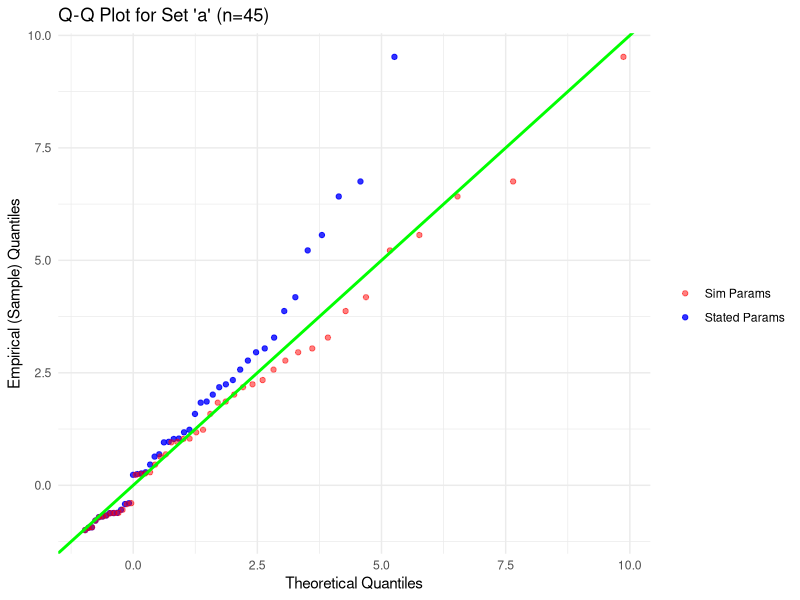
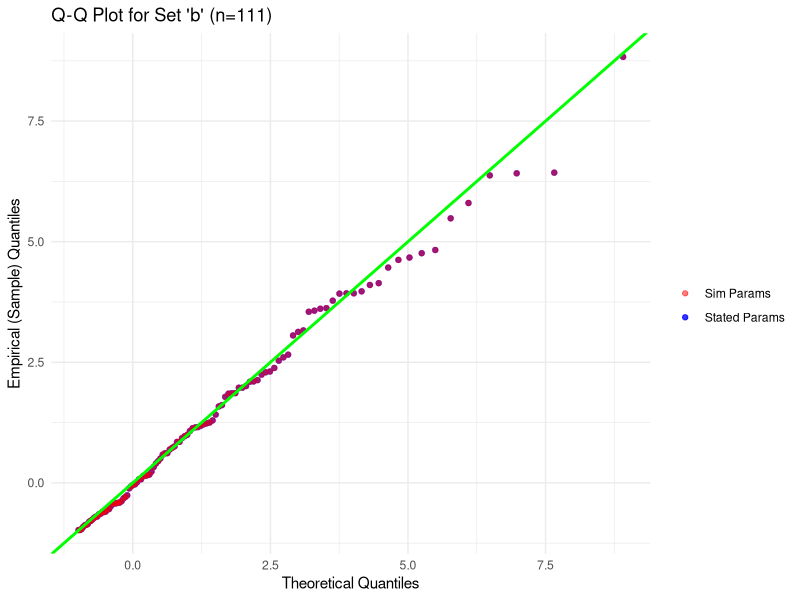
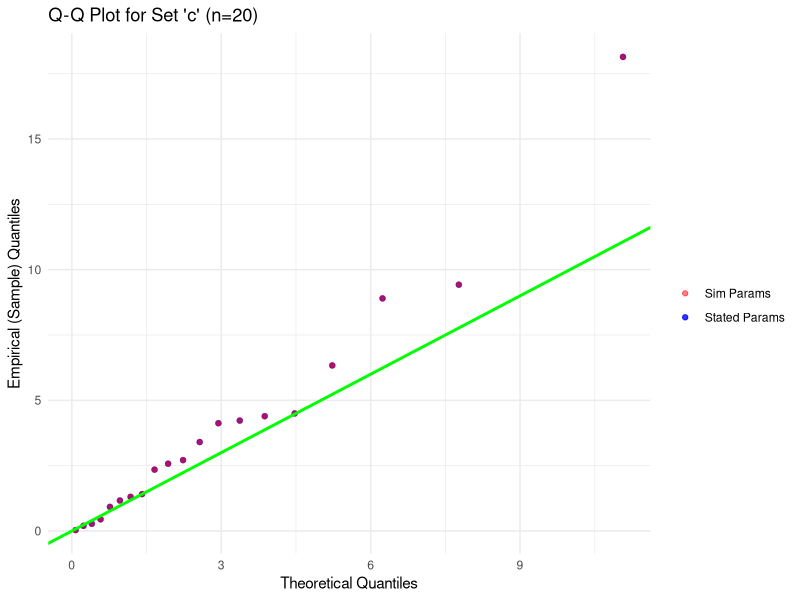
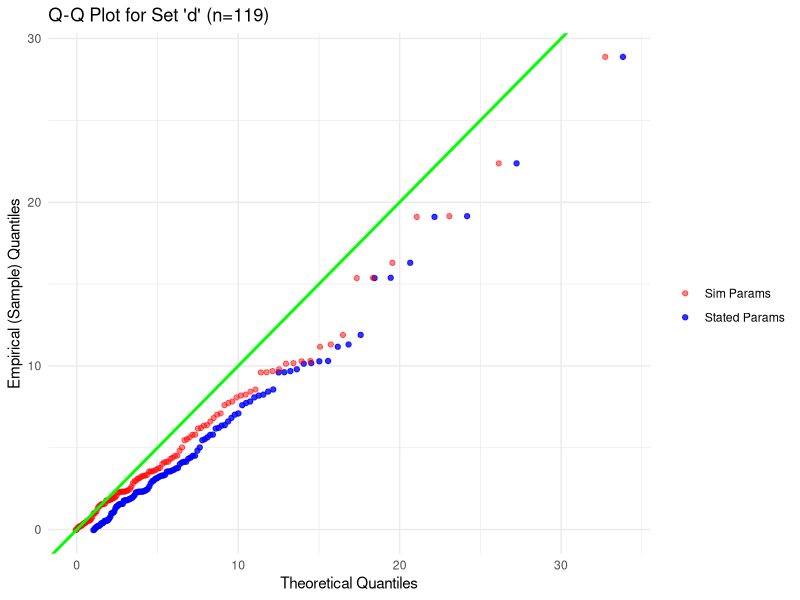
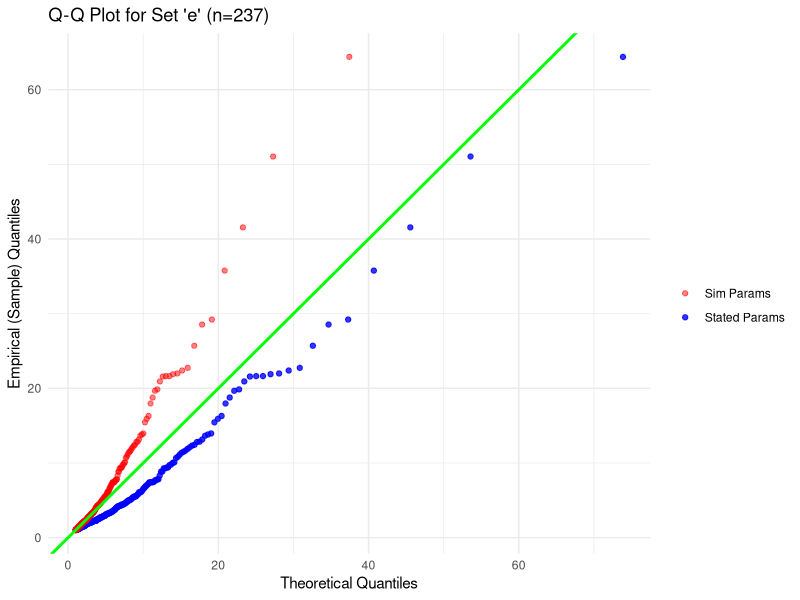
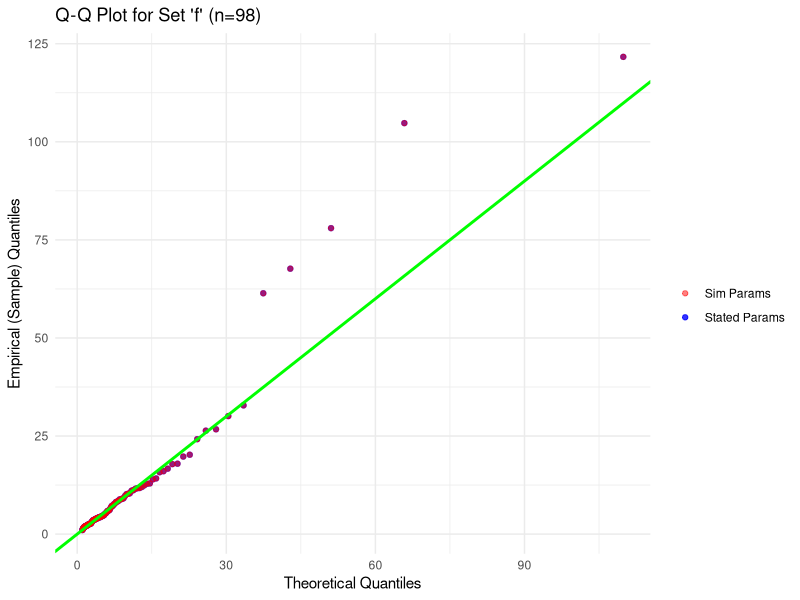
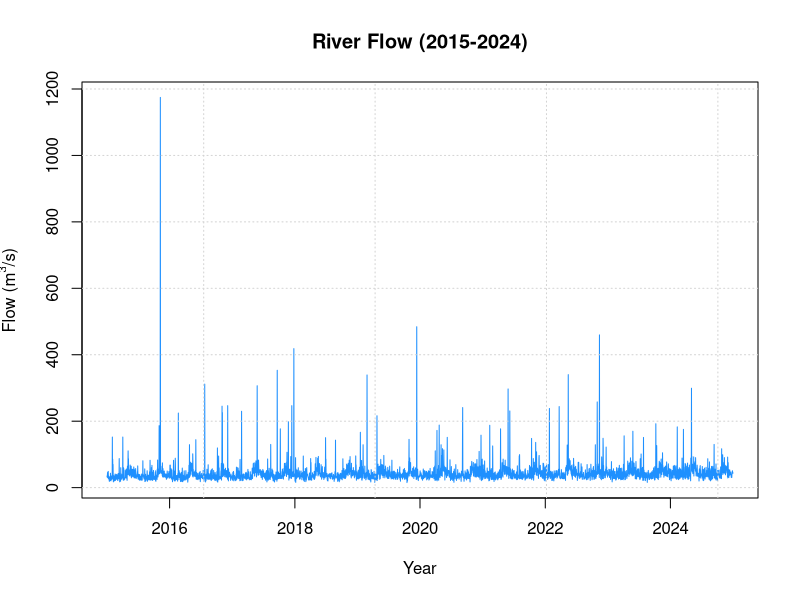
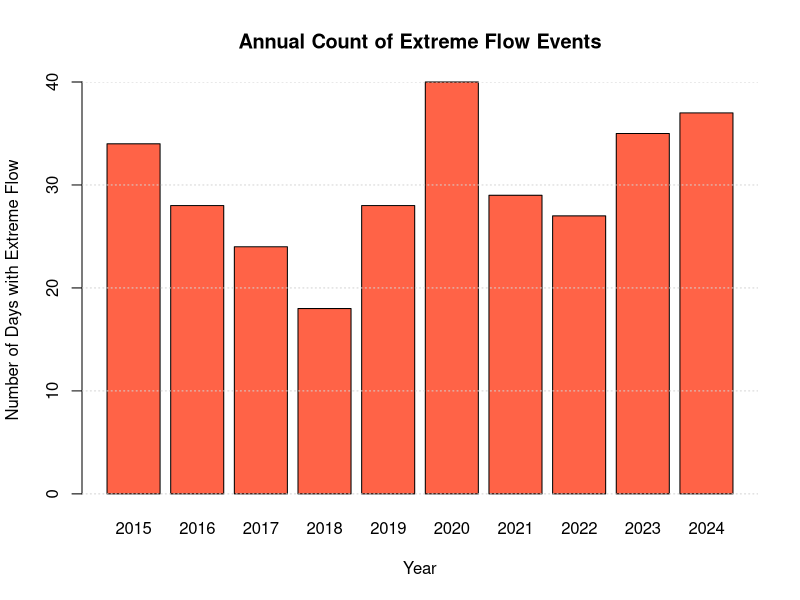

The R script that drew these images, in order:
## ---- chunk 1
#| echo: false
library(ggplot2)
library(dplyr)

## ---- chunk 2
#' Title
#'
#' @param p 
#' @param xi 
#' @param sigma 
#' @param u 
#'
#' @returns
#' @export
#'
#' @examples




qgpd <- function(p, xi, sigma, u) {
  # chekcing all the parameters are numeric
  if (!is.numeric(p)) stop("Argument 'p' must be numeric.")
  if (!is.numeric(xi)) stop("Argument 'xi' must be numeric.")
  if (!is.numeric(sigma)) stop("Argument 'sigma' must be numeric.")
  if (!is.numeric(u)) stop("Argument 'u' must be numeric.")
  
  # Check for valid scale parameter.
  if (any(sigma <= 0)) {
    stop("The scale parameter 'sigma' must be positive.")
  }
  

   # Add validation for the probability 'p'
  if (any(p < 0) || any(p > 1)) {
    stop("Probabilities 'p' must be between 0 and 1.")
  }
  
  # the two cases for the shape parameter `xi`.
  
  # `ifelse` will test `xi == 0` for each element and pick the appropriate formula.
  
   return (ifelse(
    xi == 0,
    # Formula for xi = 0
    u - sigma * log(1 - p),
    # Formula for xi != 0
    u - (sigma / xi) * (1 - (1 - p) ** (-xi))
    ))

}

# Calculate quantiles for X ~ GPD(u=1.5, sigma=2, xi=-0.4)
# Quantile for p = 0.5
quantile_p05 <- qgpd(p = 0.5, u = 1.5, sigma = 2, xi = -0.4)

# Quantile for p = 0.75
quantile_p75 <- qgpd(p = 0.75, u = 1.5, sigma = 2, xi = -0.4)

# Quantile for p = 0.99
quantile_p99 <- qgpd(p = 0.99, u = 1.5, sigma = 2, xi = -0.4)

cat(
  "The quantile for p = 0.50 is:", quantile_p05, "\n",
  "The quantile for p = 0.75 is:", quantile_p75, "\n",
  "The quantile for p = 0.99 is:", quantile_p99, "\n"
)

## ---- chunk 3
#| label: fig-gpd
#| echo: false
#| warning: false
#| fig-cap: "Q–Q Plots for GPD Samples: Stated vs. Simulated Parameters"
#| layout-ncol: 2
#| fig-subcap: ["Set a", "Set b", "Set c", "Set d", "Set e", "Set f"]

samples <- read.csv("gpd_samples.csv")
params <- read.csv("gpd_parameters.csv")

plots <- list()

# Get the unique set IDs to loop through
set_ids <- unique(params$id)

for (current_id in set_ids) {
  sample_data <- samples$value[samples$set_id == current_id]
  sample_data <- sort(sample_data)
  stated_params <- params[params$id == current_id, ]
  
  n <- length(sample_data)
  # create a set of evenly spaced probabilities for the theoretical distribution
  theoretical_probs <- (1:n - 0.5) / n
  
  #initialize an empty vector to store the results
  theoretical_quantiles <- numeric(n)

  # use qgpd function to find the corresponding theoretical quantiles
  # Using for loops, could use vectorisation, but this helps me be in control
  for (i in 1:n) {
    theoretical_quantiles[i] <- qgpd(
      p = theoretical_probs[i], 
      xi = stated_params$xi,
      sigma = stated_params$sigma,
      u = stated_params$u
    )
  }
  
# use qgpd function to find the corresponding theoretical quantiles for sim
  theoretical_quantiles_sim <- numeric(n)
  for (i in 1:n) {
    theoretical_quantiles_sim[i] <- qgpd(
      p = theoretical_probs[i], 
      xi = stated_params$xi_sim,
      sigma = stated_params$sig_sim,
      u = stated_params$u_sim
    )
  }
  
  df <- data.frame(
    Empirical = sample_data,
    Theoretical = theoretical_quantiles,
    Simulated = theoretical_quantiles_sim
  )
  
  p <- ggplot(df) +
    geom_point(aes(x = Theoretical, y = Empirical, color = "Stated Params"), alpha = 0.8) +
    geom_point(aes(x = Simulated, y = Empirical, color = "Sim Params"), alpha = 0.5) +
    geom_abline(intercept = 0, slope = 1, color = "green", size = 1) +
    labs(
      title = paste0("Q-Q Plot for Set '", current_id, "' (n=", n, ")"),
      x = "Theoretical Quantiles",
      y = "Empirical (Sample) Quantiles",
      color = ""
    ) +
    theme_minimal() +
    scale_color_manual(values = c("Stated Params" = "blue", "Sim Params" = "red"))
  
  plots[[current_id]] <- p
}

plots[[1]]; plots[[2]]; plots[[3]]; plots[[4]]; plots[[5]]; plots[[6]]
## ---- chunk 4
#| echo: false

# Load the river flow data from the CSV file
river_data <- read.csv("riverflow_2015_2024.csv")

# Convert the 'date' column from text to R's Date format
river_data$date <- as.Date(river_data$date)

## ---- chunk 5
#| label: fig-riverflow-ts
#| echo: false
#| warning: false
#| fig-cap: "River flow from 2015 to 2024"

# --- Time Series Plot ---
plot(
  river_data$date,
  river_data$flow,
  type = 'l', # 'l' for line plot
  col = "dodgerblue",
  main = "River Flow (2015-2024)",
  xlab = "Year",
  ylab = expression("Flow (m"^3*"/s)") 
)
grid()
## ---- chunk 6
#| label: fig-yearly-extremes
#| echo: false
#| warning: false
#| fig-cap: "Number of extreme flow events per year"

#Filter for extreme events
extreme_data <- river_data[river_data$is_extreme == "True", ]

# Extract the year from the date
extreme_data$year <- format(extreme_data$date, "%Y")

# c. Count the number of extreme events per year
yearly_counts <- table(extreme_data$year)

# d. Create the bar plot
barplot(
  yearly_counts,
  main = "Annual Count of Extreme Flow Events",
  xlab = "Year",
  ylab = "Number of Days with Extreme Flow",
  col = "tomato"
)
grid(nx = NA, ny = NULL)
## ---- chunk 7
#| label: fig-riverflow-non-extreme
#| echo: false
#| warning: false
#| fig-cap: "Time series of non-extreme daily river flow "

# Create a subset of the data containing only the non-extreme flows.
non_extreme_data <- river_data[river_data$is_extreme == "False", ]

# --- Time Series Plot of Non-Extreme Values ---
plot(
  non_extreme_data$date,
  non_extreme_data$flow,
  type = 'l', # 'l' for line plot
  col = "seagreen",
  main = "Non-Extreme River Flow (2015-2024)",
  xlab = "Date",
  ylab = expression("Flow (m"^3*"/s)")
)
grid()
## ---- chunk 8
#| label: fig-monthly-boxplot
#| echo: false
#| warning: false
#| fig-cap: "Distribution of daily river flow by month (2015-2024)"

non_extreme_data$month <- factor(format(non_extreme_data$date, "%b"), levels = month.abb)

boxplot(
  flow ~ month,
  data = non_extreme_data,
  col = "skyblue",
  main = "Monthly River Flow Distribution",
  xlab = "Month",
  ylab = expression("Flow (m"^3*"/s)")
)
grid(nx = NA, ny = NULL)
## ---- chunk 9
#| echo: false
threshold <- 75
proposal_2_data <- river_data[river_data$flow > threshold, ]
## ---- chunk 10
#| label: fig-gpd-qqplot-q4
#| echo: false
#| warning: false
#| fig-cap: "Q-Q plot of river flow vs. theoretical GPD"

# Get the empirical quantiles by sorting the  data
empirical_quantiles <- sort(proposal_2_data$flow - 75) 

# Define the hydrologist's proposed parameters
gpd_params <- list(sigma = 29.7, xi = 0.62, u = 0)

# c. Generate the theoretical quantiles
n <- length(empirical_quantiles)
theoretical_probs <- (1:n - 0.5) / n
# Initialize an empty vector to store the results
theoretical_quantiles <- numeric(n) 
for (i in 1:n) {
  theoretical_quantiles[i] <- qgpd(
    p = theoretical_probs[i],
    xi = gpd_params$xi,
    sigma = gpd_params$sigma,
    u = gpd_params$u
  )
}

qq_data <- data.frame(
  Theoretical = theoretical_quantiles,
  Empirical = empirical_quantiles
)

ggplot(qq_data, aes(x = Theoretical, y = Empirical)) +
  geom_point(color = "darkred") +
  geom_abline(slope = 1, intercept = 0, color = "black", linetype = "dashed", linewidth = 1) +
  ggtitle(expression(paste("Q-Q Plot for River Flow in excess of 75 cm"^3))) +
  xlab("Theoretical GPD Quantiles") +
  ylab("Empirical (Sample) Quantiles") +
  theme_minimal() +
  theme(
    plot.title = element_text(hjust = 0.5),
    panel.grid = element_line(color = "grey")
  )

## ---- chunk 11
#| label: fig-acf-q4
#| echo: false
#| warning: false
#| fig-cap: "Autocorrelation of Extreme Flow"
acf(
  proposal_2_data$flow,
  lag.max = 30
)
